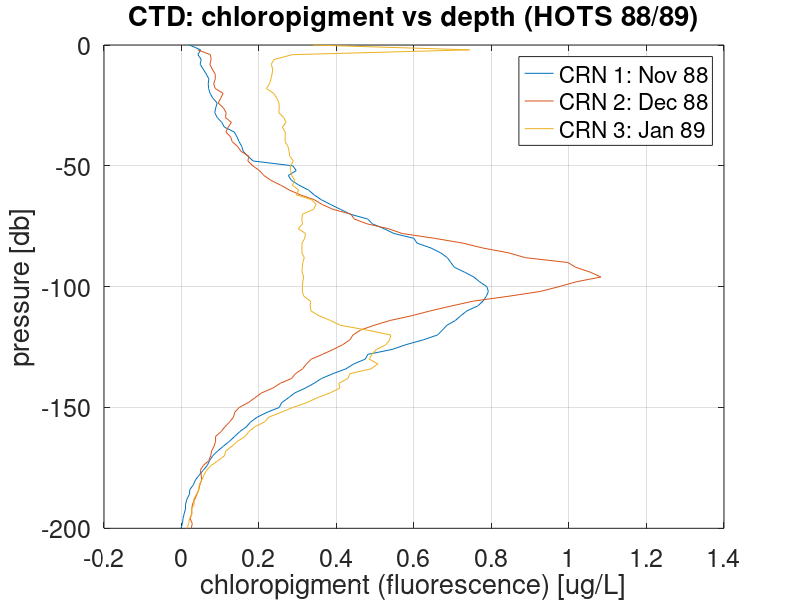

Write MATLAB code to recreate this figure. (Note: this script raises an error after producing the figure.)
% File to open and examine HOTS chloropigment data (1988 - 2021).

% Clear/close unnecessary code, variables, etc.
close all; clc; clear;

% Set Figure Parameters
set(groot,'defaultAxesXGrid','on');
set(groot,'defaultAxesYGrid','on');
set(groot, 'defaultFigureUnits', 'centimeters', 'defaultFigurePosition', [5 5 40 15]);
set(0,'defaultAxesFontSize',18);

%% Open data file and extract variables
data = importdata('data/hots-chloropigment.txt').data;

crn = data(:,1);
day = data(:,2);
pressure = data(:,3);
chloro = data(:,4);

chloro(chloro==-9) = NaN;

%% Examine First Days of Data

ax1 = figure;
plot(chloro(1:101),-pressure(1:101),'DisplayName','CRN 1: Nov 88');
hold on
plot(chloro(102:202),-pressure(102:202),'DisplayName','CRN 2: Dec 88');
plot(chloro(203:303),-pressure(203:303),'DisplayName','CRN 3: Jan 89');
hold off
legend();
ylabel('pressure [db]');
xlabel('chloropigment (fluorescence) [ug/L]');
title('CTD: chloropigment vs depth (HOTS 88/89)');

exportgraphics(ax1,'figures/ctd-day-1.png');

%% Fluorescence Depth- and Time-Series (1988-2022): Eulerian View

chloro2D = reshape(chloro,101,[]);
days = day + datetime(1988,09,30);
days = reshape(days,101,[]);
pres = reshape(pressure,101,[]);

[t_grid,p_grid] = meshgrid(datenum(days(1,:)),pres(:,1));

ax2 = figure;
contourf(t_grid,p_grid,chloro2D,0:0.14:1.4,'LineColor','auto');
set(gca,'Ydir','reverse')
datetick('x','yyyy mmm','keeplimits');
colormap(flipud(cbrewer2('Spectral')));
c = colorbar;
c.Label.String = 'chloropigment (fluorescence) [ug/L]';
xlabel('Time');
ylabel('Depth [db]');
title('DCM Time Series: 1988 - 2021 (Eulerian Perspective)');

exportgraphics(ax2,'figures/fluorescence-1988-2021_eulerianView.png');

%% Fluorescence Depth- and Time-Series (1988-2022): Lagrangian View

% Find the DCM
for i=1:329
    [val(i),idx(i)] = max(chloro2D(:,i));
end

% Put pressure in terms of DCM
for i = 1:329
    p_lang(:,i) = pres(:,i) - pres(idx(i),i);
end

% Put fluorescence in terms of DCM
% Shift the original fluorescence data such that the DCM is centred
chloro_lang = zeros(101,329);
midpt = 51;
offset = midpt - idx;

for i = 1:329
    chloro_lang(:,i) = circshift(chloro2D(:,i),offset(i));
    if offset(i) > -1 && offset(i) < 40
        disp(i);
        chloro_lang(1:offset(i),i) = NaN;
    elseif offset(i) == -1
        chloro_lang(end,i) = NaN;
    elseif offset(i) < -1 && offset(i) > -40
        disp(i);
        chloro_lang((end+offset(i)):end,i) = NaN;
    elseif abs(offset(i)) > 40
        chloro_lang(:,i) = NaN;
    end
end

% Create meshgrid for time and pressure in Lagrangian view
[t_lang_grid,p_lang_grid] = meshgrid(datenum(days(1,:)),pres(:,1)-100);

% Make a filled contour plot of the DCM in the Lagrangian perspective
ax3 = figure;
contourf(t_lang_grid,p_lang_grid,chloro_lang,0:0.14:1.4,'LineColor','auto');
set(gca,'Ydir','reverse')
datetick('x','yyyy mmm','keeplimits');
colormap(flipud(cbrewer2('Spectral')));
c = colorbar;
c.Label.String = 'chloropigment (fluorescence) [ug/L]';
xlabel('Time');
ylabel('Depth [db]');
title('DCM Time Series: 1988 - 2021 (Lagrangian Perspective)');

exportgraphics(ax3,'figures/fluorescence-1988-2021_lagrangianView.png');
